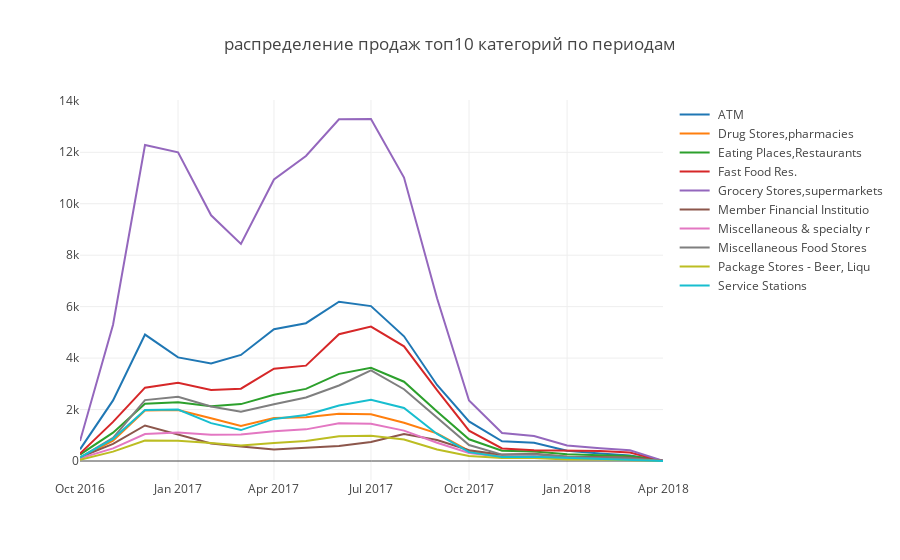

The notebook cell this image was saved under:
### Code cell
# напишем функцию для преобразования периода в корректный для сортировки в сводной таблице формат
from datetime import datetime
def change_date(date):
    curr_date=datetime.strptime(date, '%d/%m/%Y')
    return curr_date.strftime('%Y-%m-%d')

# сделаем преобразование датафрейма - заменим столбцец с исходной датой на более подходящий для последующей сортировки
# сгруппируем все значения по периодам и категориям мерчанта
period_count=df[df.MCC.isin(MCC_top.MCC)].groupby(['PERIOD','DESCRIPTION']).cl_id.count().reset_index().rename(columns={'cl_id':'count'})
period_count['PERIOD_NEW']=period_count.PERIOD.apply(change_date)
period_count=period_count[period_count.columns[1:]]

# создадим сводную таблицу, где по столбцам разложим категории
period_count_pivot=period_count.pivot_table(
                        index='PERIOD_NEW', 
                        columns='DESCRIPTION', 
                        values='count', 
                        aggfunc=sum).fillna(0).applymap(float)

# передадим таблицу в обертку графика
plotly_line_plot(period_count_pivot, 'распределение продаж топ10 категорий по периодам')

### Figure 1 — Plotly figure (JSON) as saved in the notebook; plotly's stock layout.template omitted (floating-point values rounded to 4 significant figures)
{"data": [{"mode": "lines", "name": " ATM", "type": "scatter", "uid": "a4edb152-7cc3-4950-ae01-c4dfd40ea57b", "x": ["2016-10-01", "2016-11-01", "2016-12-01", "2017-01-01", "2017-02-01", "2017-03-01", "2017-04-01", "2017-05-01", "2017-06-01", "2017-07-01", "2017-08-01", "2017-09-01", "2017-10-01", "2017-11-01", "2017-12-01", "2018-01-01", "2018-02-01", "2018-03-01", "2018-04-01"], "y": [452, 2356, 4914, 4027, 3787, 4122, 5120, 5356, 6193, 6021, 4847, 2956, 1537, 765, 707, 396, 289, 213, 10]}, {"mode": "lines", "name": " Drug Stores,pharmacies", "type": "scatter", "uid": "812df987-6519-4987-868b-a770f8d74877", "x": ["2016-10-01", "2016-11-01", "2016-12-01", "2017-01-01", "2017-02-01", "2017-03-01", "2017-04-01", "2017-05-01", "2017-06-01", "2017-07-01", "2017-08-01", "2017-09-01", "2017-10-01", "2017-11-01", "2017-12-01", "2018-01-01", "2018-02-01", "2018-03-01", "2018-04-01"], "y": [124, 789, 1965, 1985, 1661, 1365, 1672, 1705, 1832, 1818, 1484, 1076, 396, 169, 159, 168, 133, 108, 2]}, {"mode": "lines", "name": " Eating Places,Restaurants", "type": "scatter", "uid": "07dea90c-afba-4439-9752-18e0386b6ad0", "x": ["2016-10-01", "2016-11-01", "2016-12-01", "2017-01-01", "2017-02-01", "2017-03-01", "2017-04-01", "2017-05-01", "2017-06-01", "2017-07-01", "2017-08-01", "2017-09-01", "2017-10-01", "2017-11-01", "2017-12-01", "2018-01-01", "2018-02-01", "2018-03-01", "2018-04-01"], "y": [250, 1102, 2227, 2283, 2124, 2211, 2575, 2804, 3387, 3624, 3082, 1922, 843, 401, 366, 263, 223, 199, 5]}, {"mode": "lines", "name": " Fast Food Res.", "type": "scatter", "uid": "d54da49e-61cf-45a7-a5cc-5be5796da943", "x": ["2016-10-01", "2016-11-01", "2016-12-01", "2017-01-01", "2017-02-01", "2017-03-01", "2017-04-01", "2017-05-01", "2017-06-01", "2017-07-01", "2017-08-01", "2017-09-01", "2017-10-01", "2017-11-01", "2017-12-01", "2018-01-01", "2018-02-01", "2018-03-01", "2018-04-01"], "y": [286, 1520, 2850, 3039, 2762, 2811, 3587, 3707, 4926, 5227, 4456, 2753, 1179, 489, 418, 389, 388, 326, 1]}, {"mode": "lines", "name": " Grocery Stores,supermarkets", "type": "scatter", "uid": "9b5889e9-0f7e-4ec1-af93-3701310e85e6", "x": ["2016-10-01", "2016-11-01", "2016-12-01", "2017-01-01", "2017-02-01", "2017-03-01", "2017-04-01", "2017-05-01", "2017-06-01", "2017-07-01", "2017-08-01", "2017-09-01", "2017-10-01", "2017-11-01", "2017-12-01", "2018-01-01", "2018-02-01", "2018-03-01", "2018-04-01"], "y": [774, 5296, 12285, 11996, 9552, 8439, 10945, 11857, 13284, 13294, 11016, 6329, 2354, 1086, 969, 606, 495, 414, 5]}, {"mode": "lines", "name": " Member Financial Institutio", "type": "scatter", "uid": "6a3c84b5-faa3-4370-be97-f73a692f0d1d", "x": ["2016-10-01", "2016-11-01", "2016-12-01", "2017-01-01", "2017-02-01", "2017-03-01", "2017-04-01", "2017-05-01", "2017-06-01", "2017-07-01", "2017-08-01", "2017-09-01", "2017-10-01", "2017-11-01", "2017-12-01", "2018-01-01", "2018-02-01", "2018-03-01", "2018-04-01"], "y": [141, 662, 1380, 1044, 679, 563, 444, 516, 579, 739, 1045, 817, 415, 246, 280, 168, 142, 133, 5]}, {"mode": "lines", "name": " Miscellaneous & specialty r", "type": "scatter", "uid": "4b3b805f-308a-428a-b359-8af61697c0ea", "x": ["2016-10-01", "2016-11-01", "2016-12-01", "2017-01-01", "2017-02-01", "2017-03-01", "2017-04-01", "2017-05-01", "2017-06-01", "2017-07-01", "2017-08-01", "2017-09-01", "2017-10-01", "2017-11-01", "2017-12-01", "2018-01-01", "2018-02-01", "2018-03-01", "2018-04-01"], "y": [104, 491, 1046, 1112, 1025, 1034, 1161, 1230, 1465, 1444, 1181, 710, 310, 155, 184, 117, 91, 45, 1]}, {"mode": "lines", "name": " Miscellaneous Food Stores", "type": "scatter", "uid": "30877bf2-b1f3-44e3-86d9-3a91200ee076", "x": ["2016-10-01", "2016-11-01", "2016-12-01", "2017-01-01", "2017-02-01", "2017-03-01", "2017-04-01", "2017-05-01", "2017-06-01", "2017-07-01", "2017-08-01", "2017-09-01", "2017-10-01", "2017-11-01", "2017-12-01", "2018-01-01", "2018-02-01", "2018-03-01", "2018-04-01"], "y": [134, 895, 2368, 2498, 2122, 1914, 2209, 2471, 2936, 3522, 2789, 1693, 621, 248, 263, 169, 116, 107, 0]}, {"mode": "lines", "name": " Package Stores - Beer, Liqu", "type": "scatter", "uid": "9469fb3d-f960-48cf-8e44-cce5c8076b31", "x": ["2016-10-01", "2016-11-01", "2016-12-01", "2017-01-01", "2017-02-01", "2017-03-01", "2017-04-01", "2017-05-01", "2017-06-01", "2017-07-01", "2017-08-01", "2017-09-01", "2017-10-01", "2017-11-01", "2017-12-01", "2018-01-01", "2018-02-01", "2018-03-01", "2018-04-01"], "y": [46, 363, 793, 791, 702, 607, 695, 777, 961, 979, 832, 449, 193, 113, 121, 55, 54, 27, 0]}, {"mode": "lines", "name": " Service Stations", "type": "scatter", "uid": "c4150ffa-acf6-4f77-8c20-12bfdc30d587", "x": ["2016-10-01", "2016-11-01", "2016-12-01", "2017-01-01", "2017-02-01", "2017-03-01", "2017-04-01", "2017-05-01", "2017-06-01", "2017-07-01", "2017-08-01", "2017-09-01", "2017-10-01", "2017-11-01", "2017-12-01", "2018-01-01", "2018-02-01", "2018-03-01", "2018-04-01"], "y": [137, 862, 1982, 2000, 1473, 1202, 1636, 1788, 2157, 2376, 2062, 1052, 344, 159, 165, 127, 78, 68, 3]}], "layout": {"title": "распределение продаж топ10 категорий по периодам"}}
